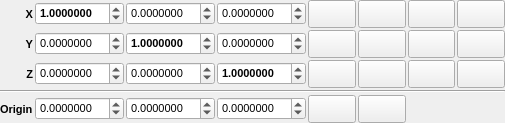
<?xml version="1.0" encoding="UTF-8"?>
<ui version="4.0">
 <class>TransformMultiplyPopup</class>
 <widget class="QWidget" name="TransformMultiplyPopup">
  <property name="geometry">
   <rect>
    <x>0</x>
    <y>0</y>
    <width>505</width>
    <height>123</height>
   </rect>
  </property>
  <property name="sizePolicy">
   <sizepolicy hsizetype="Minimum" vsizetype="Minimum">
    <horstretch>0</horstretch>
    <verstretch>0</verstretch>
   </sizepolicy>
  </property>
  <property name="font">
   <font>
    <pointsize>8</pointsize>
   </font>
  </property>
  <property name="windowTitle">
   <string>Transform Multiply Popup</string>
  </property>
  <layout class="QGridLayout" name="gridLayout">
   <property name="margin">
    <number>0</number>
   </property>
   <property name="spacing">
    <number>2</number>
   </property>
   <item row="5" column="1">
    <widget class="TExponentialSpin" name="OriginXSpin">
     <property name="sizePolicy">
      <sizepolicy hsizetype="Expanding" vsizetype="Fixed">
       <horstretch>0</horstretch>
       <verstretch>0</verstretch>
      </sizepolicy>
     </property>
     <property name="toolTip">
      <string>X-component of the Z-axis</string>
     </property>
     <property name="decimals">
      <number>7</number>
     </property>
     <property name="minimum">
      <double>-10.000000000000000</double>
     </property>
     <property name="maximum">
      <double>10.000000000000000</double>
     </property>
    </widget>
   </item>
   <item row="0" column="2">
    <widget class="TExponentialSpin" name="MatrixXYSpin">
     <property name="sizePolicy">
      <sizepolicy hsizetype="Expanding" vsizetype="Fixed">
       <horstretch>0</horstretch>
       <verstretch>0</verstretch>
      </sizepolicy>
     </property>
     <property name="toolTip">
      <string>Y-component of the X-axis</string>
     </property>
     <property name="decimals">
      <number>7</number>
     </property>
     <property name="minimum">
      <double>-10.000000000000000</double>
     </property>
     <property name="maximum">
      <double>10.000000000000000</double>
     </property>
    </widget>
   </item>
   <item row="2" column="1">
    <widget class="TExponentialSpin" name="MatrixYXSpin">
     <property name="sizePolicy">
      <sizepolicy hsizetype="Expanding" vsizetype="Fixed">
       <horstretch>0</horstretch>
       <verstretch>0</verstretch>
      </sizepolicy>
     </property>
     <property name="toolTip">
      <string>X-component of the Y-axis</string>
     </property>
     <property name="decimals">
      <number>7</number>
     </property>
     <property name="minimum">
      <double>-10.000000000000000</double>
     </property>
     <property name="maximum">
      <double>10.000000000000000</double>
     </property>
    </widget>
   </item>
   <item row="2" column="0">
    <widget class="QLabel" name="label_2">
     <property name="sizePolicy">
      <sizepolicy hsizetype="Minimum" vsizetype="Preferred">
       <horstretch>0</horstretch>
       <verstretch>0</verstretch>
      </sizepolicy>
     </property>
     <property name="font">
      <font>
       <weight>75</weight>
       <bold>true</bold>
      </font>
     </property>
     <property name="text">
      <string>Y</string>
     </property>
     <property name="alignment">
      <set>Qt::AlignRight|Qt::AlignTrailing|Qt::AlignVCenter</set>
     </property>
    </widget>
   </item>
   <item row="0" column="3">
    <widget class="TExponentialSpin" name="MatrixXZSpin">
     <property name="sizePolicy">
      <sizepolicy hsizetype="Expanding" vsizetype="Fixed">
       <horstretch>0</horstretch>
       <verstretch>0</verstretch>
      </sizepolicy>
     </property>
     <property name="toolTip">
      <string>Z-component of the X-axis</string>
     </property>
     <property name="decimals">
      <number>7</number>
     </property>
     <property name="minimum">
      <double>-10.000000000000000</double>
     </property>
     <property name="maximum">
      <double>10.000000000000000</double>
     </property>
    </widget>
   </item>
   <item row="0" column="1">
    <widget class="TExponentialSpin" name="MatrixXXSpin">
     <property name="sizePolicy">
      <sizepolicy hsizetype="Expanding" vsizetype="Fixed">
       <horstretch>0</horstretch>
       <verstretch>0</verstretch>
      </sizepolicy>
     </property>
     <property name="font">
      <font>
       <weight>75</weight>
       <bold>true</bold>
      </font>
     </property>
     <property name="toolTip">
      <string>X-component of the X-axis</string>
     </property>
     <property name="decimals">
      <number>7</number>
     </property>
     <property name="minimum">
      <double>-10.000000000000000</double>
     </property>
     <property name="maximum">
      <double>10.000000000000000</double>
     </property>
     <property name="value">
      <double>1.000000000000000</double>
     </property>
    </widget>
   </item>
   <item row="3" column="3">
    <widget class="TExponentialSpin" name="MatrixZZSpin">
     <property name="sizePolicy">
      <sizepolicy hsizetype="Expanding" vsizetype="Fixed">
       <horstretch>0</horstretch>
       <verstretch>0</verstretch>
      </sizepolicy>
     </property>
     <property name="font">
      <font>
       <weight>75</weight>
       <bold>true</bold>
      </font>
     </property>
     <property name="toolTip">
      <string>Z-component of the Z-axis</string>
     </property>
     <property name="decimals">
      <number>7</number>
     </property>
     <property name="minimum">
      <double>-10.000000000000000</double>
     </property>
     <property name="maximum">
      <double>10.000000000000000</double>
     </property>
     <property name="value">
      <double>1.000000000000000</double>
     </property>
    </widget>
   </item>
   <item row="2" column="4">
    <widget class="QPushButton" name="PickYButton">
     <property name="sizePolicy">
      <sizepolicy hsizetype="MinimumExpanding" vsizetype="Expanding">
       <horstretch>0</horstretch>
       <verstretch>0</verstretch>
      </sizepolicy>
     </property>
     <property name="minimumSize">
      <size>
       <width>0</width>
       <height>0</height>
      </size>
     </property>
     <property name="maximumSize">
      <size>
       <width>300</width>
       <height>300</height>
      </size>
     </property>
     <property name="toolTip">
      <string>Choose two atoms to define the Y axis</string>
     </property>
     <property name="text">
      <string/>
     </property>
     <property name="icon">
      <iconset resource="icons.qrc">
       <normaloff>:/basic/icons/basic_pick.svg</normaloff>:/basic/icons/basic_pick.svg</iconset>
     </property>
     <property name="iconSize">
      <size>
       <width>16</width>
       <height>16</height>
      </size>
     </property>
     <property name="checkable">
      <bool>true</bool>
     </property>
     <property name="autoExclusive">
      <bool>true</bool>
     </property>
    </widget>
   </item>
   <item row="2" column="2">
    <widget class="TExponentialSpin" name="MatrixYYSpin">
     <property name="sizePolicy">
      <sizepolicy hsizetype="Expanding" vsizetype="Fixed">
       <horstretch>0</horstretch>
       <verstretch>0</verstretch>
      </sizepolicy>
     </property>
     <property name="font">
      <font>
       <weight>75</weight>
       <bold>true</bold>
      </font>
     </property>
     <property name="toolTip">
      <string>Y-component of the Y-axis</string>
     </property>
     <property name="decimals">
      <number>7</number>
     </property>
     <property name="minimum">
      <double>-10.000000000000000</double>
     </property>
     <property name="maximum">
      <double>10.000000000000000</double>
     </property>
     <property name="value">
      <double>1.000000000000000</double>
     </property>
    </widget>
   </item>
   <item row="0" column="0">
    <widget class="QLabel" name="label">
     <property name="sizePolicy">
      <sizepolicy hsizetype="Minimum" vsizetype="Preferred">
       <horstretch>0</horstretch>
       <verstretch>0</verstretch>
      </sizepolicy>
     </property>
     <property name="font">
      <font>
       <weight>75</weight>
       <bold>true</bold>
      </font>
     </property>
     <property name="text">
      <string>X</string>
     </property>
     <property name="alignment">
      <set>Qt::AlignRight|Qt::AlignTrailing|Qt::AlignVCenter</set>
     </property>
    </widget>
   </item>
   <item row="5" column="3">
    <widget class="TExponentialSpin" name="OriginZSpin">
     <property name="sizePolicy">
      <sizepolicy hsizetype="Expanding" vsizetype="Fixed">
       <horstretch>0</horstretch>
       <verstretch>0</verstretch>
      </sizepolicy>
     </property>
     <property name="toolTip">
      <string>X-component of the Z-axis</string>
     </property>
     <property name="decimals">
      <number>7</number>
     </property>
     <property name="minimum">
      <double>-10.000000000000000</double>
     </property>
     <property name="maximum">
      <double>10.000000000000000</double>
     </property>
    </widget>
   </item>
   <item row="2" column="3">
    <widget class="TExponentialSpin" name="MatrixYZSpin">
     <property name="sizePolicy">
      <sizepolicy hsizetype="Expanding" vsizetype="Fixed">
       <horstretch>0</horstretch>
       <verstretch>0</verstretch>
      </sizepolicy>
     </property>
     <property name="toolTip">
      <string>Z-component of the Y-axis</string>
     </property>
     <property name="decimals">
      <number>7</number>
     </property>
     <property name="minimum">
      <double>-10.000000000000000</double>
     </property>
     <property name="maximum">
      <double>10.000000000000000</double>
     </property>
    </widget>
   </item>
   <item row="5" column="0">
    <widget class="QLabel" name="label_4">
     <property name="sizePolicy">
      <sizepolicy hsizetype="Minimum" vsizetype="Preferred">
       <horstretch>0</horstretch>
       <verstretch>0</verstretch>
      </sizepolicy>
     </property>
     <property name="font">
      <font>
       <weight>75</weight>
       <bold>true</bold>
      </font>
     </property>
     <property name="text">
      <string>Origin</string>
     </property>
    </widget>
   </item>
   <item row="0" column="4">
    <widget class="QPushButton" name="PickXButton">
     <property name="sizePolicy">
      <sizepolicy hsizetype="MinimumExpanding" vsizetype="Expanding">
       <horstretch>0</horstretch>
       <verstretch>0</verstretch>
      </sizepolicy>
     </property>
     <property name="minimumSize">
      <size>
       <width>0</width>
       <height>0</height>
      </size>
     </property>
     <property name="maximumSize">
      <size>
       <width>300</width>
       <height>300</height>
      </size>
     </property>
     <property name="toolTip">
      <string>Choose two atoms to define the X axis</string>
     </property>
     <property name="text">
      <string/>
     </property>
     <property name="icon">
      <iconset resource="icons.qrc">
       <normaloff>:/basic/icons/basic_pick.svg</normaloff>:/basic/icons/basic_pick.svg</iconset>
     </property>
     <property name="iconSize">
      <size>
       <width>16</width>
       <height>16</height>
      </size>
     </property>
     <property name="checkable">
      <bool>true</bool>
     </property>
     <property name="autoExclusive">
      <bool>true</bool>
     </property>
    </widget>
   </item>
   <item row="3" column="1">
    <widget class="TExponentialSpin" name="MatrixZXSpin">
     <property name="sizePolicy">
      <sizepolicy hsizetype="Expanding" vsizetype="Fixed">
       <horstretch>0</horstretch>
       <verstretch>0</verstretch>
      </sizepolicy>
     </property>
     <property name="toolTip">
      <string>X-component of the Z-axis</string>
     </property>
     <property name="decimals">
      <number>7</number>
     </property>
     <property name="minimum">
      <double>-10.000000000000000</double>
     </property>
     <property name="maximum">
      <double>10.000000000000000</double>
     </property>
    </widget>
   </item>
   <item row="3" column="0">
    <widget class="QLabel" name="label_3">
     <property name="sizePolicy">
      <sizepolicy hsizetype="Minimum" vsizetype="Preferred">
       <horstretch>0</horstretch>
       <verstretch>0</verstretch>
      </sizepolicy>
     </property>
     <property name="font">
      <font>
       <weight>75</weight>
       <bold>true</bold>
      </font>
     </property>
     <property name="text">
      <string>Z</string>
     </property>
     <property name="alignment">
      <set>Qt::AlignRight|Qt::AlignTrailing|Qt::AlignVCenter</set>
     </property>
    </widget>
   </item>
   <item row="0" column="6">
    <widget class="QPushButton" name="OrthogonaliseXButton">
     <property name="sizePolicy">
      <sizepolicy hsizetype="MinimumExpanding" vsizetype="Expanding">
       <horstretch>0</horstretch>
       <verstretch>0</verstretch>
      </sizepolicy>
     </property>
     <property name="minimumSize">
      <size>
       <width>0</width>
       <height>0</height>
      </size>
     </property>
     <property name="maximumSize">
      <size>
       <width>300</width>
       <height>300</height>
      </size>
     </property>
     <property name="toolTip">
      <string>Orthogonalise vector w.r.t. Y-axis</string>
     </property>
     <property name="text">
      <string/>
     </property>
     <property name="icon">
      <iconset resource="icons.qrc">
       <normaloff>:/vector/icons/vector_orthogonalise.svg</normaloff>:/vector/icons/vector_orthogonalise.svg</iconset>
     </property>
     <property name="iconSize">
      <size>
       <width>16</width>
       <height>16</height>
      </size>
     </property>
    </widget>
   </item>
   <item row="3" column="2">
    <widget class="TExponentialSpin" name="MatrixZYSpin">
     <property name="sizePolicy">
      <sizepolicy hsizetype="Expanding" vsizetype="Fixed">
       <horstretch>0</horstretch>
       <verstretch>0</verstretch>
      </sizepolicy>
     </property>
     <property name="toolTip">
      <string>Y-component of the Z-axis</string>
     </property>
     <property name="decimals">
      <number>7</number>
     </property>
     <property name="minimum">
      <double>-10.000000000000000</double>
     </property>
     <property name="maximum">
      <double>10.000000000000000</double>
     </property>
    </widget>
   </item>
   <item row="0" column="7">
    <widget class="QPushButton" name="GenerateXButton">
     <property name="sizePolicy">
      <sizepolicy hsizetype="MinimumExpanding" vsizetype="Expanding">
       <horstretch>0</horstretch>
       <verstretch>0</verstretch>
      </sizepolicy>
     </property>
     <property name="minimumSize">
      <size>
       <width>0</width>
       <height>0</height>
      </size>
     </property>
     <property name="maximumSize">
      <size>
       <width>300</width>
       <height>300</height>
      </size>
     </property>
     <property name="toolTip">
      <string>Generate axis from cross product of other axes</string>
     </property>
     <property name="text">
      <string/>
     </property>
     <property name="icon">
      <iconset resource="icons.qrc">
       <normaloff>:/vector/icons/vector_generatexp.svg</normaloff>:/vector/icons/vector_generatexp.svg</iconset>
     </property>
     <property name="iconSize">
      <size>
       <width>16</width>
       <height>16</height>
      </size>
     </property>
    </widget>
   </item>
   <item row="5" column="2">
    <widget class="TExponentialSpin" name="OriginYSpin">
     <property name="sizePolicy">
      <sizepolicy hsizetype="Expanding" vsizetype="Fixed">
       <horstretch>0</horstretch>
       <verstretch>0</verstretch>
      </sizepolicy>
     </property>
     <property name="toolTip">
      <string>X-component of the Z-axis</string>
     </property>
     <property name="decimals">
      <number>7</number>
     </property>
     <property name="minimum">
      <double>-10.000000000000000</double>
     </property>
     <property name="maximum">
      <double>10.000000000000000</double>
     </property>
    </widget>
   </item>
   <item row="0" column="5">
    <widget class="QPushButton" name="NormaliseXButton">
     <property name="sizePolicy">
      <sizepolicy hsizetype="MinimumExpanding" vsizetype="Expanding">
       <horstretch>0</horstretch>
       <verstretch>0</verstretch>
      </sizepolicy>
     </property>
     <property name="minimumSize">
      <size>
       <width>0</width>
       <height>0</height>
      </size>
     </property>
     <property name="maximumSize">
      <size>
       <width>300</width>
       <height>300</height>
      </size>
     </property>
     <property name="toolTip">
      <string>Normalise vector</string>
     </property>
     <property name="text">
      <string/>
     </property>
     <property name="icon">
      <iconset resource="icons.qrc">
       <normaloff>:/vector/icons/vector_normalise.svg</normaloff>:/vector/icons/vector_normalise.svg</iconset>
     </property>
     <property name="iconSize">
      <size>
       <width>16</width>
       <height>16</height>
      </size>
     </property>
    </widget>
   </item>
   <item row="2" column="5">
    <widget class="QPushButton" name="NormaliseYButton">
     <property name="sizePolicy">
      <sizepolicy hsizetype="MinimumExpanding" vsizetype="Expanding">
       <horstretch>0</horstretch>
       <verstretch>0</verstretch>
      </sizepolicy>
     </property>
     <property name="minimumSize">
      <size>
       <width>0</width>
       <height>0</height>
      </size>
     </property>
     <property name="maximumSize">
      <size>
       <width>300</width>
       <height>300</height>
      </size>
     </property>
     <property name="toolTip">
      <string>Normalise vector</string>
     </property>
     <property name="text">
      <string/>
     </property>
     <property name="icon">
      <iconset resource="icons.qrc">
       <normaloff>:/vector/icons/vector_normalise.svg</normaloff>:/vector/icons/vector_normalise.svg</iconset>
     </property>
     <property name="iconSize">
      <size>
       <width>16</width>
       <height>16</height>
      </size>
     </property>
    </widget>
   </item>
   <item row="2" column="6">
    <widget class="QPushButton" name="OrthogonaliseYButton">
     <property name="sizePolicy">
      <sizepolicy hsizetype="MinimumExpanding" vsizetype="Expanding">
       <horstretch>0</horstretch>
       <verstretch>0</verstretch>
      </sizepolicy>
     </property>
     <property name="minimumSize">
      <size>
       <width>0</width>
       <height>0</height>
      </size>
     </property>
     <property name="maximumSize">
      <size>
       <width>300</width>
       <height>300</height>
      </size>
     </property>
     <property name="toolTip">
      <string>Orthogonalise vector w.r.t. X-axis</string>
     </property>
     <property name="text">
      <string/>
     </property>
     <property name="icon">
      <iconset resource="icons.qrc">
       <normaloff>:/vector/icons/vector_orthogonalise.svg</normaloff>:/vector/icons/vector_orthogonalise.svg</iconset>
     </property>
     <property name="iconSize">
      <size>
       <width>16</width>
       <height>16</height>
      </size>
     </property>
    </widget>
   </item>
   <item row="2" column="7">
    <widget class="QPushButton" name="GenerateYButton">
     <property name="sizePolicy">
      <sizepolicy hsizetype="MinimumExpanding" vsizetype="Expanding">
       <horstretch>0</horstretch>
       <verstretch>0</verstretch>
      </sizepolicy>
     </property>
     <property name="minimumSize">
      <size>
       <width>0</width>
       <height>0</height>
      </size>
     </property>
     <property name="maximumSize">
      <size>
       <width>300</width>
       <height>300</height>
      </size>
     </property>
     <property name="toolTip">
      <string>Generate axis from cross product of other axes</string>
     </property>
     <property name="text">
      <string/>
     </property>
     <property name="icon">
      <iconset resource="icons.qrc">
       <normaloff>:/vector/icons/vector_generatexp.svg</normaloff>:/vector/icons/vector_generatexp.svg</iconset>
     </property>
     <property name="iconSize">
      <size>
       <width>16</width>
       <height>16</height>
      </size>
     </property>
    </widget>
   </item>
   <item row="3" column="4">
    <widget class="QPushButton" name="PickZButton">
     <property name="enabled">
      <bool>true</bool>
     </property>
     <property name="sizePolicy">
      <sizepolicy hsizetype="MinimumExpanding" vsizetype="Expanding">
       <horstretch>0</horstretch>
       <verstretch>0</verstretch>
      </sizepolicy>
     </property>
     <property name="minimumSize">
      <size>
       <width>0</width>
       <height>0</height>
      </size>
     </property>
     <property name="maximumSize">
      <size>
       <width>300</width>
       <height>300</height>
      </size>
     </property>
     <property name="toolTip">
      <string>Choose two atoms to define the Z axis</string>
     </property>
     <property name="text">
      <string/>
     </property>
     <property name="icon">
      <iconset resource="icons.qrc">
       <normaloff>:/basic/icons/basic_pick.svg</normaloff>:/basic/icons/basic_pick.svg</iconset>
     </property>
     <property name="iconSize">
      <size>
       <width>16</width>
       <height>16</height>
      </size>
     </property>
     <property name="checkable">
      <bool>true</bool>
     </property>
     <property name="autoExclusive">
      <bool>true</bool>
     </property>
    </widget>
   </item>
   <item row="3" column="5">
    <widget class="QPushButton" name="NormaliseZButton">
     <property name="sizePolicy">
      <sizepolicy hsizetype="MinimumExpanding" vsizetype="Expanding">
       <horstretch>0</horstretch>
       <verstretch>0</verstretch>
      </sizepolicy>
     </property>
     <property name="minimumSize">
      <size>
       <width>0</width>
       <height>0</height>
      </size>
     </property>
     <property name="maximumSize">
      <size>
       <width>300</width>
       <height>300</height>
      </size>
     </property>
     <property name="toolTip">
      <string>Normalise vector</string>
     </property>
     <property name="text">
      <string/>
     </property>
     <property name="icon">
      <iconset resource="icons.qrc">
       <normaloff>:/vector/icons/vector_normalise.svg</normaloff>:/vector/icons/vector_normalise.svg</iconset>
     </property>
     <property name="iconSize">
      <size>
       <width>16</width>
       <height>16</height>
      </size>
     </property>
    </widget>
   </item>
   <item row="3" column="6">
    <widget class="QPushButton" name="OrthogonaliseZButton">
     <property name="sizePolicy">
      <sizepolicy hsizetype="MinimumExpanding" vsizetype="Expanding">
       <horstretch>0</horstretch>
       <verstretch>0</verstretch>
      </sizepolicy>
     </property>
     <property name="minimumSize">
      <size>
       <width>0</width>
       <height>0</height>
      </size>
     </property>
     <property name="maximumSize">
      <size>
       <width>300</width>
       <height>300</height>
      </size>
     </property>
     <property name="toolTip">
      <string>Orthogonalise vector w.r.t. X-axis</string>
     </property>
     <property name="text">
      <string/>
     </property>
     <property name="icon">
      <iconset resource="icons.qrc">
       <normaloff>:/vector/icons/vector_orthogonalise.svg</normaloff>:/vector/icons/vector_orthogonalise.svg</iconset>
     </property>
     <property name="iconSize">
      <size>
       <width>16</width>
       <height>16</height>
      </size>
     </property>
    </widget>
   </item>
   <item row="3" column="7">
    <widget class="QPushButton" name="GenerateZButton">
     <property name="sizePolicy">
      <sizepolicy hsizetype="MinimumExpanding" vsizetype="Expanding">
       <horstretch>0</horstretch>
       <verstretch>0</verstretch>
      </sizepolicy>
     </property>
     <property name="minimumSize">
      <size>
       <width>0</width>
       <height>0</height>
      </size>
     </property>
     <property name="maximumSize">
      <size>
       <width>300</width>
       <height>300</height>
      </size>
     </property>
     <property name="toolTip">
      <string>Generate axis from cross product of other axes</string>
     </property>
     <property name="text">
      <string/>
     </property>
     <property name="icon">
      <iconset resource="icons.qrc">
       <normaloff>:/vector/icons/vector_generatexp.svg</normaloff>:/vector/icons/vector_generatexp.svg</iconset>
     </property>
     <property name="iconSize">
      <size>
       <width>16</width>
       <height>16</height>
      </size>
     </property>
    </widget>
   </item>
   <item row="4" column="0" colspan="8">
    <widget class="Line" name="line">
     <property name="orientation">
      <enum>Qt::Horizontal</enum>
     </property>
    </widget>
   </item>
   <item row="5" column="4">
    <widget class="QPushButton" name="DefineOriginButton">
     <property name="sizePolicy">
      <sizepolicy hsizetype="Minimum" vsizetype="Expanding">
       <horstretch>0</horstretch>
       <verstretch>0</verstretch>
      </sizepolicy>
     </property>
     <property name="minimumSize">
      <size>
       <width>0</width>
       <height>0</height>
      </size>
     </property>
     <property name="maximumSize">
      <size>
       <width>300</width>
       <height>300</height>
      </size>
     </property>
     <property name="toolTip">
      <string>Define origin from current selection</string>
     </property>
     <property name="text">
      <string/>
     </property>
     <property name="icon">
      <iconset resource="icons.qrc">
       <normaloff>:/basic/icons/basic_define.svg</normaloff>:/basic/icons/basic_define.svg</iconset>
     </property>
     <property name="iconSize">
      <size>
       <width>16</width>
       <height>16</height>
      </size>
     </property>
    </widget>
   </item>
   <item row="5" column="5">
    <widget class="QPushButton" name="OriginCellCentreButton">
     <property name="sizePolicy">
      <sizepolicy hsizetype="Minimum" vsizetype="Expanding">
       <horstretch>0</horstretch>
       <verstretch>0</verstretch>
      </sizepolicy>
     </property>
     <property name="minimumSize">
      <size>
       <width>32</width>
       <height>0</height>
      </size>
     </property>
     <property name="maximumSize">
      <size>
       <width>300</width>
       <height>300</height>
      </size>
     </property>
     <property name="toolTip">
      <string>Define origin from cell centre</string>
     </property>
     <property name="text">
      <string/>
     </property>
     <property name="icon">
      <iconset resource="icons.qrc">
       <normaloff>:/basic/icons/basic_cellcentre.svg</normaloff>:/basic/icons/basic_cellcentre.svg</iconset>
     </property>
     <property name="iconSize">
      <size>
       <width>16</width>
       <height>16</height>
      </size>
     </property>
    </widget>
   </item>
  </layout>
 </widget>
 <customwidgets>
  <customwidget>
   <class>TExponentialSpin</class>
   <extends>QDoubleSpinBox</extends>
   <header>gui/texponentialspin.hui</header>
  </customwidget>
 </customwidgets>
 <tabstops>
  <tabstop>MatrixXXSpin</tabstop>
  <tabstop>MatrixXYSpin</tabstop>
  <tabstop>MatrixXZSpin</tabstop>
  <tabstop>MatrixYXSpin</tabstop>
  <tabstop>MatrixYYSpin</tabstop>
  <tabstop>MatrixYZSpin</tabstop>
  <tabstop>MatrixZXSpin</tabstop>
  <tabstop>MatrixZYSpin</tabstop>
  <tabstop>MatrixZZSpin</tabstop>
  <tabstop>OriginXSpin</tabstop>
  <tabstop>OriginYSpin</tabstop>
  <tabstop>OriginZSpin</tabstop>
  <tabstop>PickXButton</tabstop>
  <tabstop>NormaliseXButton</tabstop>
  <tabstop>OrthogonaliseXButton</tabstop>
  <tabstop>GenerateXButton</tabstop>
  <tabstop>PickYButton</tabstop>
  <tabstop>NormaliseYButton</tabstop>
  <tabstop>OrthogonaliseYButton</tabstop>
  <tabstop>GenerateYButton</tabstop>
  <tabstop>PickZButton</tabstop>
  <tabstop>NormaliseZButton</tabstop>
  <tabstop>OrthogonaliseZButton</tabstop>
  <tabstop>GenerateZButton</tabstop>
  <tabstop>DefineOriginButton</tabstop>
  <tabstop>OriginCellCentreButton</tabstop>
 </tabstops>
 <resources>
  <include location="icons.qrc"/>
 </resources>
 <connections/>
</ui>
